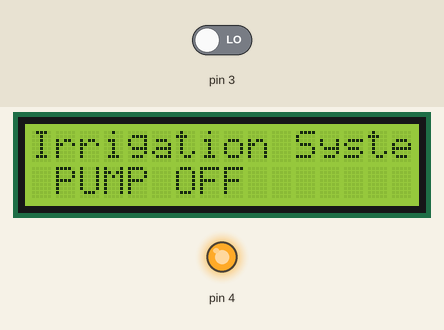
Recording of a sketch running on a simulated Arduino Uno, built with avr-gcc and run on an emulated ATmega328P. Shown: 16×2 character LCD, output pins drawn as LEDs (lit = HIGH). Inputs (shaded band) come from the test bench; at power-on: pin 3 LOW. What the sketch prints to the serial monitor is not drawn.

Above: at 1.6 s.
1.7 s: pin 3 driven HIGH
At 3.8 s:
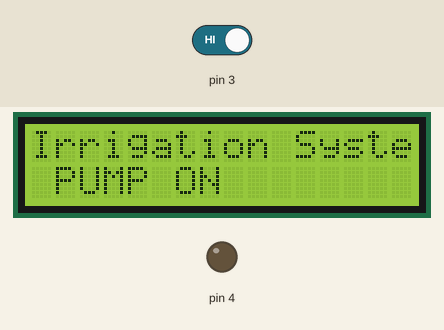
4.6 s: pin 3 driven LOW
At 7.1 s:
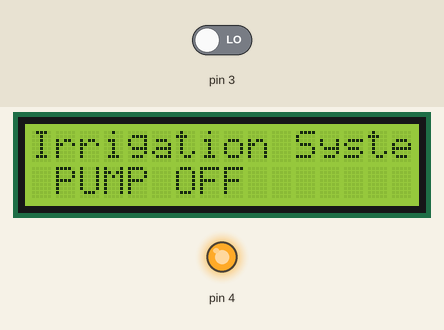
Timing chart, 0 to 8.6 s (numbered marks = the images above; inputs shaded):
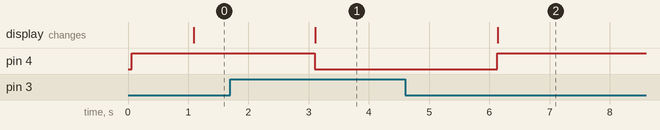

Measured:
- after the input at 1.7 s, pin 4: HIGH → LOW after 1.4 s; the display: changes after 1.4 s (image 1)
- after the input at 4.6 s, pin 4: LOW → HIGH after 1.5 s; the display: changes after 1.5 s (image 2)

The sketch:

all.ino
```cpp
#include <Wire.h>
#include <LiquidCrystal_I2C.h>

LiquidCrystal_I2C lcd(0x27,16,2);
int val = 0 ;

void setup()
{
Serial.begin(9600);
lcd.init();
lcd.backlight();

pinMode(3,INPUT);
pinMode(4,OUTPUT);
digitalWrite(4,HIGH);

lcd.setCursor(0,0);
lcd.print("Irrigation System ");
}

void loop()
{

val = digitalRead(3);
Serial.println(val);
delay(1000);

if(val == 1 )
{
digitalWrite(4,LOW);
lcd.setCursor(0,1);
lcd.print(" PUMP ON ");
}
else
{
digitalWrite(4,HIGH);
lcd.setCursor(0,1);
lcd.print(" PUMP OFF ");
}
}
```
